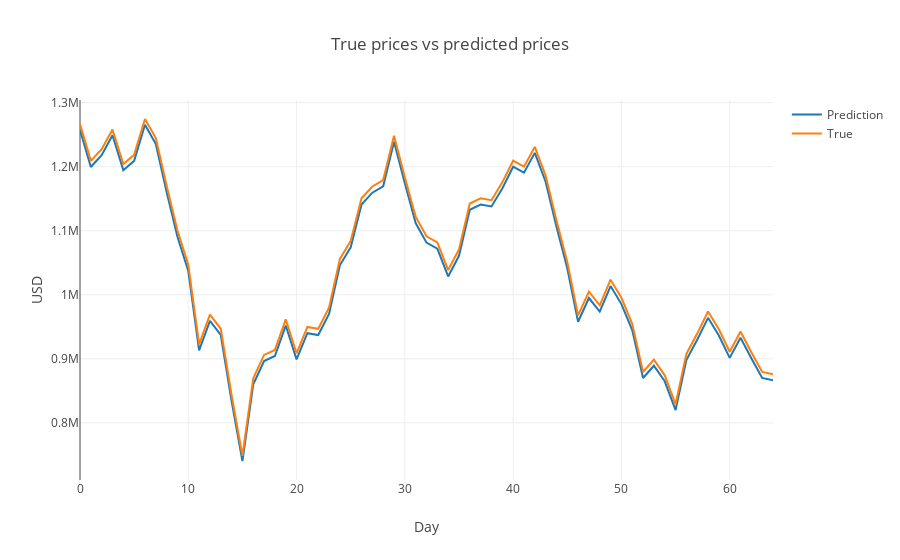

This figure's notebook cell:
### Markdown cell above
## Prediction versus True Values

### Code cell
layout = dict(title = 'True prices vs predicted prices',
             xaxis = dict(title = 'Day'), yaxis = dict(title = 'USD'))
fig = dict(data=[af.prediction_vs_true(y_testing,'Prediction'),
                 af.prediction_vs_true(y_predict,'True')],
           layout=layout)
py.iplot(fig, filename='results')
